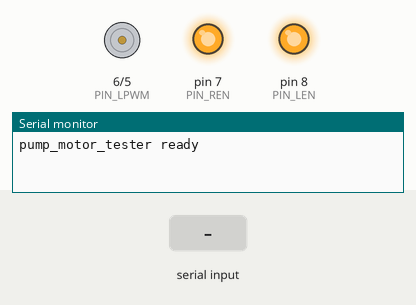
Simulated run of this sketch. Board: Arduino Nano Every. On the bench: motor-driver pin pairs drawn as motors (green arrow = first pin HIGH = forward, orange = second pin HIGH = backward, longer = more drive), output pins drawn as LEDs (lit = HIGH), the last lines printed to the serial monitor. Inputs (shaded band) come from the test bench.

Above: at 1.2 s.
1.3 s: "S 90\n" received over Serial
At 2.5 s:
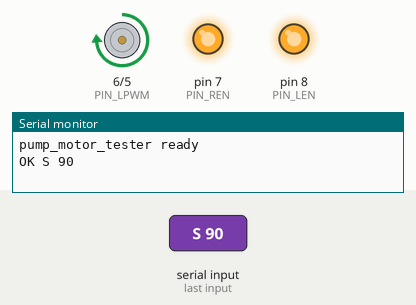
2.8 s: "STOP\n" received over Serial
At 3.8 s:
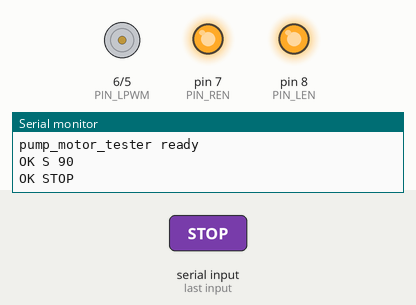
Timing chart, 0 to 5.8 s (numbered marks = the images above; inputs shaded):
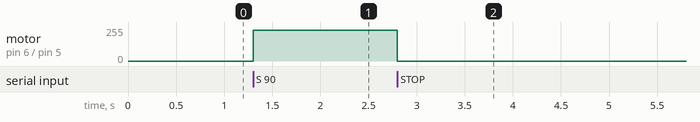

Measured:
- after the input at 1.3 s, motor on pin 6 (PIN_LPWM) / pin 5 (PIN_RPWM): stopped → forward 229/255 at once
- after the input at 2.8 s, motor on pin 6 (PIN_LPWM) / pin 5 (PIN_RPWM): forward 229/255 → stopped at once

The sketch:

pump_motor_tester.ino
```cpp
/*
 * Pump motor tester — serial control for PC GUI.
 *
 * Wiring target: Arduino Nano Every -> BTS7960 / IBT-2 style driver
 * (R_EN, L_EN, RPWM, LPWM) -> 12V pump.
 * Baud: 115200, line-based commands ending in \n
 *
 * Commands (case-insensitive):
 *   S <0-100>  — speed percent (PWM duty)
 *   D F        — forward (LPWM active, RPWM 0) — swapped vs raw H-bridge labels to match plumbing
 *   D R        — reverse (RPWM active, LPWM 0)
 *   STOP       — same as S 0 (both PWM 0)
 *
 * Pins (change if needed):
 */
const int PIN_RPWM = 5;  // PWM pin
const int PIN_LPWM = 6;  // PWM pin
const int PIN_REN = 7;
const int PIN_LEN = 8;

bool forward_dir = true;
int speed_pct = 0;

void motor_apply() {
  int pwm = map(constrain(speed_pct, 0, 100), 0, 100, 0, 255);
  if (speed_pct <= 0) {
    analogWrite(PIN_RPWM, 0);
    analogWrite(PIN_LPWM, 0);
    return;
  }
  if (forward_dir) {
    analogWrite(PIN_RPWM, 0);
    analogWrite(PIN_LPWM, pwm);
  } else {
    analogWrite(PIN_RPWM, pwm);
    analogWrite(PIN_LPWM, 0);
  }
}

void process_line(String line) {
  line.trim();
  if (line.length() == 0) {
    return;
  }
  line.toUpperCase();

  if (line == "STOP") {
    speed_pct = 0;
    motor_apply();
    Serial.println(F("OK STOP"));
    return;
  }
  if (line.startsWith("S ")) {
    int v = line.substring(2).toInt();
    speed_pct = constrain(v, 0, 100);
    motor_apply();
    Serial.print(F("OK S "));
    Serial.println(speed_pct);
    return;
  }
  if (line.startsWith("D ")) {
    if (line.length() < 3) {
      Serial.println(F("ERR D ?"));
      return;
    }
    char c = line.charAt(2);
    if (c == 'F') {
      forward_dir = true;
    } else if (c == 'R') {
      forward_dir = false;
    } else {
      Serial.println(F("ERR D F|R"));
      return;
    }
    motor_apply();
    Serial.println(forward_dir ? F("OK D F") : F("OK D R"));
    return;
  }
  Serial.println(F("ERR unknown"));
}

void setup() {
  pinMode(PIN_RPWM, OUTPUT);
  pinMode(PIN_LPWM, OUTPUT);
  pinMode(PIN_REN, OUTPUT);
  pinMode(PIN_LEN, OUTPUT);
  digitalWrite(PIN_REN, HIGH);
  digitalWrite(PIN_LEN, HIGH);
  motor_apply();
  Serial.begin(115200);
  Serial.println(F("pump_motor_tester ready"));
}

void loop() {
  if (!Serial.available()) {
    return;
  }
  String line = Serial.readStringUntil('\n');
  process_line(line);
}
```
